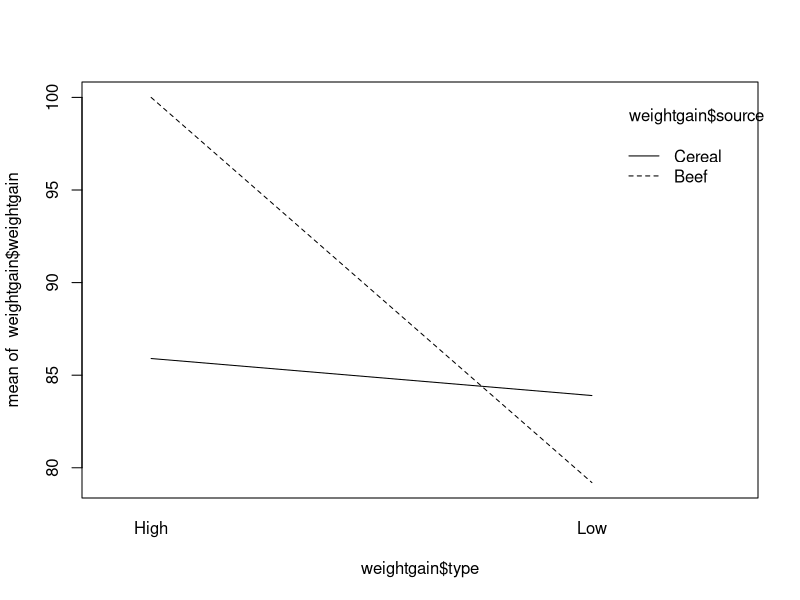

Write the R code that produced this figure.
library(HSAUR3)


### Name: weightgain
### Title: Gain in Weight of Rats
### Aliases: weightgain
### Keywords: datasets

### ** Examples


  data("weightgain", package = "HSAUR3")
  interaction.plot(weightgain$type, weightgain$source, 
                   weightgain$weightgain)
